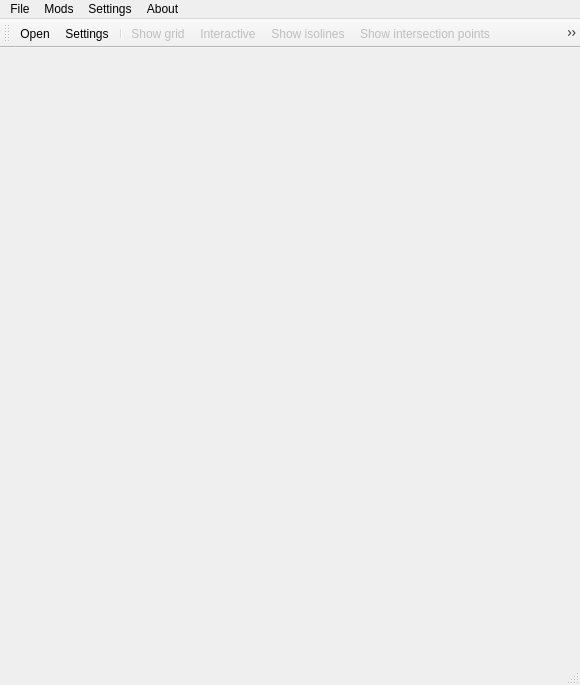
<?xml version="1.0" encoding="UTF-8"?>
<ui version="4.0">
 <class>MainWindow</class>
 <widget class="QMainWindow" name="MainWindow">
  <property name="geometry">
   <rect>
    <x>0</x>
    <y>0</y>
    <width>580</width>
    <height>685</height>
   </rect>
  </property>
  <property name="sizePolicy">
   <sizepolicy hsizetype="Preferred" vsizetype="Preferred">
    <horstretch>0</horstretch>
    <verstretch>0</verstretch>
   </sizepolicy>
  </property>
  <property name="minimumSize">
   <size>
    <width>580</width>
    <height>660</height>
   </size>
  </property>
  <property name="maximumSize">
   <size>
    <width>580</width>
    <height>735</height>
   </size>
  </property>
  <property name="windowTitle">
   <string>Isolines</string>
  </property>
  <property name="windowIcon">
   <iconset resource="../build-Isolines-Desktop_Qt_5_12_1_MinGW_64_bit-Release/images/images.qrc">
    <normaloff>:/new/rec/pencil.png</normaloff>:/new/rec/pencil.png</iconset>
  </property>
  <widget class="QWidget" name="centralWidget">
   <property name="minimumSize">
    <size>
     <width>580</width>
     <height>660</height>
    </size>
   </property>
   <property name="maximumSize">
    <size>
     <width>580</width>
     <height>660</height>
    </size>
   </property>
   <widget class="BackgroundWidget" name="background_widget" native="true">
    <property name="geometry">
     <rect>
      <x>0</x>
      <y>-10</y>
      <width>580</width>
      <height>610</height>
     </rect>
    </property>
    <property name="sizePolicy">
     <sizepolicy hsizetype="Maximum" vsizetype="Maximum">
      <horstretch>0</horstretch>
      <verstretch>0</verstretch>
     </sizepolicy>
    </property>
    <property name="minimumSize">
     <size>
      <width>580</width>
      <height>610</height>
     </size>
    </property>
    <property name="maximumSize">
     <size>
      <width>580</width>
      <height>610</height>
     </size>
    </property>
    <property name="baseSize">
     <size>
      <width>520</width>
      <height>600</height>
     </size>
    </property>
    <widget class="LegendWidget" name="legend_widget" native="true">
     <property name="geometry">
      <rect>
       <x>0</x>
       <y>10</y>
       <width>580</width>
       <height>70</height>
      </rect>
     </property>
     <property name="minimumSize">
      <size>
       <width>580</width>
       <height>70</height>
      </size>
     </property>
     <property name="maximumSize">
      <size>
       <width>580</width>
       <height>70</height>
      </size>
     </property>
    </widget>
    <widget class="IsolineWidget" name="isoline_widget" native="true">
     <property name="geometry">
      <rect>
       <x>40</x>
       <y>100</y>
       <width>522</width>
       <height>500</height>
      </rect>
     </property>
     <property name="minimumSize">
      <size>
       <width>500</width>
       <height>500</height>
      </size>
     </property>
     <property name="maximumSize">
      <size>
       <width>500</width>
       <height>500</height>
      </size>
     </property>
    </widget>
   </widget>
  </widget>
  <widget class="QMenuBar" name="menuBar">
   <property name="geometry">
    <rect>
     <x>0</x>
     <y>0</y>
     <width>580</width>
     <height>21</height>
    </rect>
   </property>
   <widget class="QMenu" name="menuFile">
    <property name="title">
     <string>File</string>
    </property>
    <addaction name="actionOpen"/>
   </widget>
   <widget class="QMenu" name="menuSettings">
    <property name="title">
     <string>Settings</string>
    </property>
    <addaction name="actionSettings"/>
   </widget>
   <widget class="QMenu" name="menuAbout">
    <property name="title">
     <string>About</string>
    </property>
    <addaction name="actionAuthor"/>
   </widget>
   <widget class="QMenu" name="menuMods">
    <property name="title">
     <string>Mods</string>
    </property>
    <addaction name="actionShow_isolines"/>
    <addaction name="actionColor_Map_Interpolation"/>
    <addaction name="actionShow_grid"/>
    <addaction name="actionInteractive_isoline_draw"/>
    <addaction name="actionShow_intersection_points"/>
   </widget>
   <addaction name="menuFile"/>
   <addaction name="menuMods"/>
   <addaction name="menuSettings"/>
   <addaction name="menuAbout"/>
  </widget>
  <widget class="QToolBar" name="mainToolBar">
   <property name="enabled">
    <bool>true</bool>
   </property>
   <property name="maximumSize">
    <size>
     <width>700</width>
     <height>16777215</height>
    </size>
   </property>
   <attribute name="toolBarArea">
    <enum>TopToolBarArea</enum>
   </attribute>
   <attribute name="toolBarBreak">
    <bool>false</bool>
   </attribute>
   <addaction name="actionOpen"/>
   <addaction name="actionSettings"/>
   <addaction name="separator"/>
   <addaction name="actionShow_grid"/>
   <addaction name="actionInteractive_isoline_draw"/>
   <addaction name="actionShow_isolines"/>
   <addaction name="actionShow_intersection_points"/>
   <addaction name="actionColor_Map_Interpolation"/>
   <addaction name="actionAuthor"/>
   <addaction name="separator"/>
  </widget>
  <widget class="QStatusBar" name="statusBar"/>
  <action name="actionOpen">
   <property name="icon">
    <iconset resource="../build-Isolines-Desktop_Qt_5_12_1_MinGW_64_bit-Release/images/images.qrc">
     <normaloff>:/new/rec/open.png</normaloff>:/new/rec/open.png</iconset>
   </property>
   <property name="text">
    <string>Open</string>
   </property>
   <property name="statusTip">
    <string>Open file</string>
   </property>
  </action>
  <action name="actionAuthor">
   <property name="icon">
    <iconset resource="../build-Isolines-Desktop_Qt_5_12_1_MinGW_64_bit-Release/images/images.qrc">
     <normaloff>:/new/rec/question.png</normaloff>:/new/rec/question.png</iconset>
   </property>
   <property name="text">
    <string>Author</string>
   </property>
   <property name="statusTip">
    <string>About author</string>
   </property>
  </action>
  <action name="actionSettings">
   <property name="icon">
    <iconset resource="../build-Isolines-Desktop_Qt_5_12_1_MinGW_64_bit-Release/images/images.qrc">
     <normaloff>:/new/rec/settings.png</normaloff>:/new/rec/settings.png</iconset>
   </property>
   <property name="text">
    <string>Settings</string>
   </property>
   <property name="statusTip">
    <string>Change settings</string>
   </property>
  </action>
  <action name="actionShow_isolines">
   <property name="checkable">
    <bool>true</bool>
   </property>
   <property name="enabled">
    <bool>false</bool>
   </property>
   <property name="icon">
    <iconset resource="../build-Isolines-Desktop_Qt_5_12_1_MinGW_64_bit-Release/images/images.qrc">
     <normaloff>:/new/rec/pencil.png</normaloff>:/new/rec/pencil.png</iconset>
   </property>
   <property name="text">
    <string>Show isolines</string>
   </property>
   <property name="statusTip">
    <string>Show isolines</string>
   </property>
  </action>
  <action name="actionColor_Map_Interpolation">
   <property name="checkable">
    <bool>true</bool>
   </property>
   <property name="enabled">
    <bool>false</bool>
   </property>
   <property name="icon">
    <iconset resource="../build-Isolines-Desktop_Qt_5_12_1_MinGW_64_bit-Release/images/images.qrc">
     <normaloff>:/new/rec/paint.png</normaloff>:/new/rec/paint.png</iconset>
   </property>
   <property name="text">
    <string>Color Map / Interpolation</string>
   </property>
   <property name="statusTip">
    <string>Color Map / Interpolation</string>
   </property>
  </action>
  <action name="actionShow_grid">
   <property name="checkable">
    <bool>true</bool>
   </property>
   <property name="enabled">
    <bool>false</bool>
   </property>
   <property name="icon">
    <iconset resource="../build-Isolines-Desktop_Qt_5_12_1_MinGW_64_bit-Release/images/images.qrc">
     <normaloff>:/new/rec/grid.png</normaloff>:/new/rec/grid.png</iconset>
   </property>
   <property name="text">
    <string>Show grid</string>
   </property>
   <property name="statusTip">
    <string>Show grid</string>
   </property>
  </action>
  <action name="actionInteractive_isoline_draw">
   <property name="checkable">
    <bool>true</bool>
   </property>
   <property name="enabled">
    <bool>false</bool>
   </property>
   <property name="icon">
    <iconset resource="../build-Isolines-Desktop_Qt_5_12_1_MinGW_64_bit-Release/images/images.qrc">
     <normaloff>:/new/rec/hand.png</normaloff>:/new/rec/hand.png</iconset>
   </property>
   <property name="text">
    <string>Interactive</string>
   </property>
   <property name="toolTip">
    <string>Interactive isoline drawing</string>
   </property>
   <property name="statusTip">
    <string>Interactive isoline drawing</string>
   </property>
  </action>
  <action name="actionShow_intersection_points">
   <property name="checkable">
    <bool>true</bool>
   </property>
   <property name="enabled">
    <bool>false</bool>
   </property>
   <property name="icon">
    <iconset resource="../build-Isolines-Desktop_Qt_5_12_1_MinGW_64_bit-Release/images/images.qrc">
     <normaloff>:/new/rec/drawing-symbol-of-lines.png</normaloff>:/new/rec/drawing-symbol-of-lines.png</iconset>
   </property>
   <property name="text">
    <string>Show intersection points</string>
   </property>
   <property name="statusTip">
    <string>Show intersection points</string>
   </property>
  </action>
 </widget>
 <layoutdefault spacing="6" margin="11"/>
 <customwidgets>
  <customwidget>
   <class>BackgroundWidget</class>
   <extends>QWidget</extends>
   <header>backgroundwidget.h</header>
   <container>1</container>
  </customwidget>
  <customwidget>
   <class>LegendWidget</class>
   <extends>QWidget</extends>
   <header>legendwidget.h</header>
   <container>1</container>
  </customwidget>
  <customwidget>
   <class>IsolineWidget</class>
   <extends>QWidget</extends>
   <header>isolinewidget.h</header>
   <container>1</container>
  </customwidget>
 </customwidgets>
 <resources>
  <include location="../build-Isolines-Desktop_Qt_5_12_1_MinGW_64_bit-Release/images/images.qrc"/>
 </resources>
 <connections/>
</ui>
